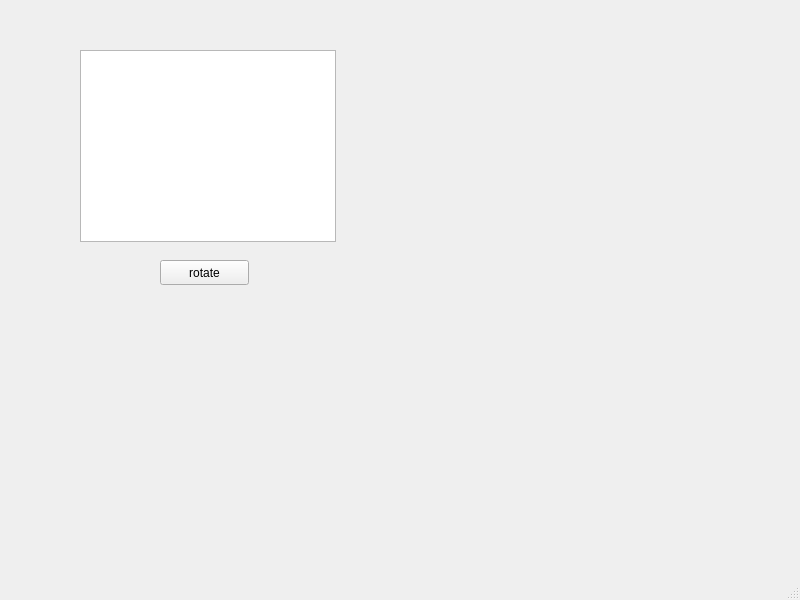
<?xml version="1.0" encoding="UTF-8"?>
<ui version="4.0">
 <class>MainWindow</class>
 <widget class="QMainWindow" name="MainWindow">
  <property name="geometry">
   <rect>
    <x>0</x>
    <y>0</y>
    <width>800</width>
    <height>600</height>
   </rect>
  </property>
  <property name="windowTitle">
   <string>MainWindow</string>
  </property>
  <widget class="QWidget" name="centralwidget">
   <widget class="QGraphicsView" name="graphicsView">
    <property name="geometry">
     <rect>
      <x>80</x>
      <y>50</y>
      <width>256</width>
      <height>192</height>
     </rect>
    </property>
   </widget>
   <widget class="QPushButton" name="pushButton">
    <property name="geometry">
     <rect>
      <x>160</x>
      <y>260</y>
      <width>89</width>
      <height>25</height>
     </rect>
    </property>
    <property name="text">
     <string>rotate</string>
    </property>
   </widget>
  </widget>
  <widget class="QMenuBar" name="menubar">
   <property name="geometry">
    <rect>
     <x>0</x>
     <y>0</y>
     <width>800</width>
     <height>22</height>
    </rect>
   </property>
  </widget>
  <widget class="QStatusBar" name="statusbar"/>
 </widget>
 <resources/>
 <connections/>
</ui>
